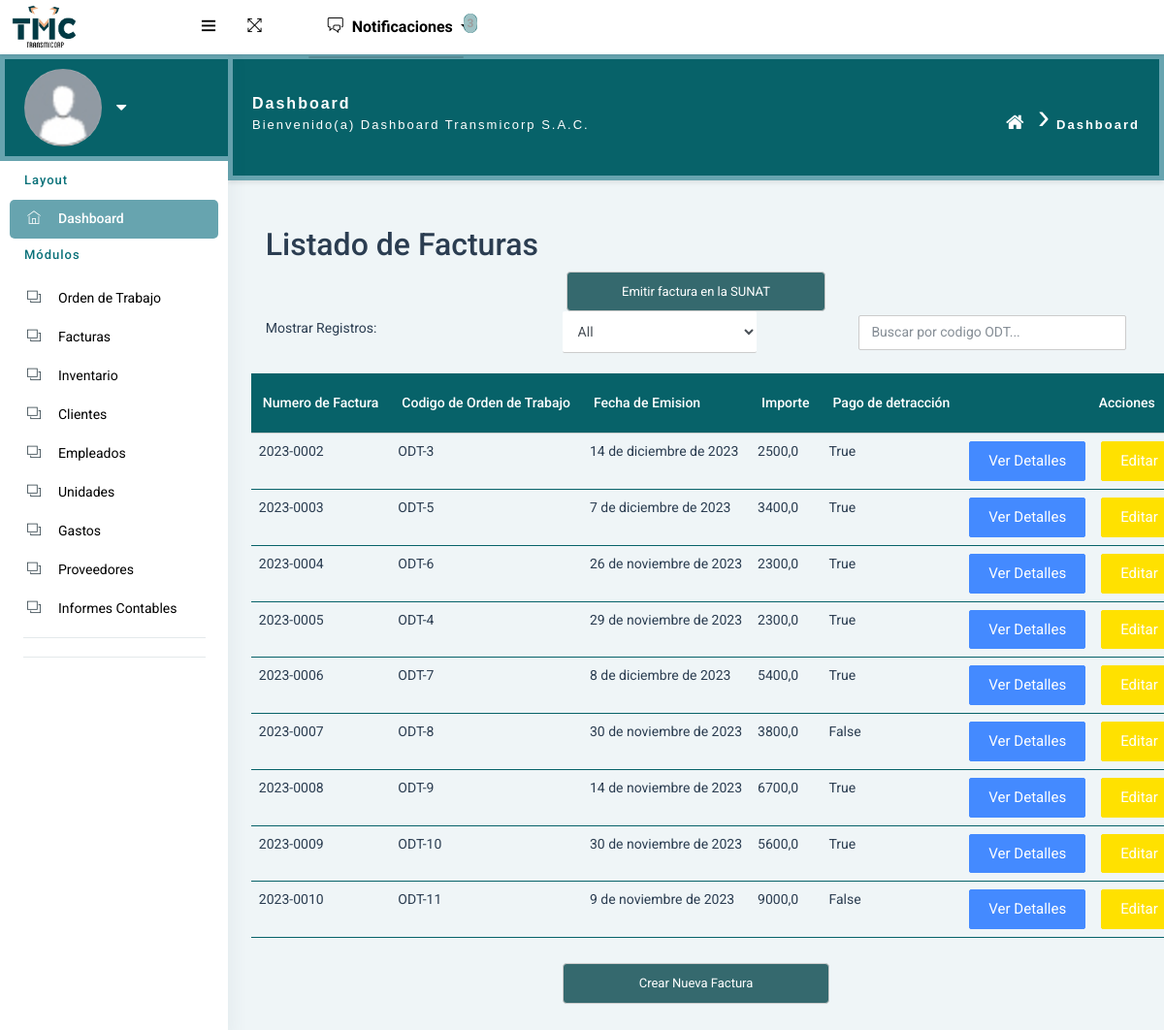
The page /facturas/lista/ on the database as committed earlier.
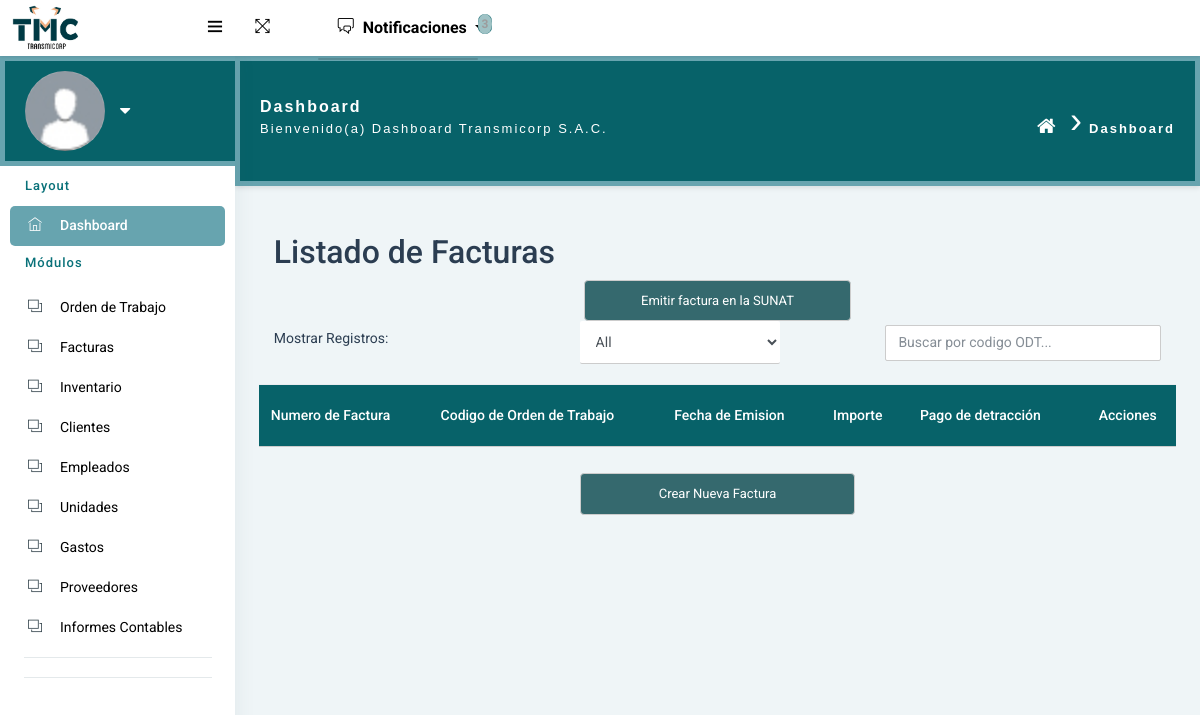
The same page on the database as committed later.
### facturas/models.py (models this page shows, shortened)
class factura(models.Model):
    Orden_de_trabajo = models.OneToOneField(Orden_trabajo, on_delete=models.CASCADE)
    Fecha_Emision = models.DateField(verbose_name="Fecha de ingreso")
    Id_cliente = models.ForeignKey(
        clientes,
        on_delete=models.CASCADE,
        to_field="Ruc_Clientes",
        verbose_name="Nombre del cliente")
    Importe = models.FloatField()
    IGV = models.FloatField()
    Detraccion = models.FloatField()
    Pago_de_detraccion = models.BooleanField(verbose_name="Pago de detraccion")
    Documento_factura = models.FileField(verbose_name="Documento de factura", upload_to='archivos/')

### orden_de_trabajo/models.py (models this page shows)
class Orden_trabajo(models.Model):
    Cliente = models.ForeignKey(clientes, on_delete=models.CASCADE)
    Id_Conductor = models.ForeignKey(Empleados, on_delete=models.CASCADE)
    Id_Vehiculo = models.ForeignKey(unidades, on_delete=models.CASCADE)
    Origen = models.CharField(max_length=20)
    Destino = models.CharField(max_length=20)
    Detalles = models.CharField(max_length=20)
    Peso = models.DecimalField(max_digits=20, decimal_places=2)
    Fecha_Emision = models.DateField()
    Descripcion = models.CharField(max_length=300)
    Monto_Cotizacion = models.DecimalField(max_digits=20, decimal_places=2)
    Estado = models.BooleanField()
    Tipo_orden_de_trabajo = models.CharField(max_length=20, choices=OPCIONES_TIPO_ORDEN)
    def __str__(self):
        return f"ODT-{self.id}"

### facturas/views.py (the view)
# urls.py: path('lista/', views.lista_facturas, name='lista_facturas'),
def lista_facturas(request):
    facturas = factura.objects.all()
    return render(request, 'lista_facturas.html', {'factura': facturas})

### templates/lista_facturas.html (shortened to what this page needs)
{% extends "index.html" %}
{% load static %}
{% block content %}
<div class="container">
  <h2>Listado de Facturas</h2>
  <a class="btn-crear" href="https://api-seguridad.sunat.gob.pe/v1/clientessol/4f3b88b3-d9d6-402a-b85d-6a0bc857746a/oauth2/loginMenuSol?originalUrl=https://e-menu.sunat.gob.pe/cl-ti-itmenu/AutenticaMenuInternet.htm&state=rO0ABXNyABFqYXZhLnV0aWwuSGFzaE1hcAUH2sHDFmDRAwACRgAKbG9hZEZhY3RvckkACXRocmVzaG9sZHhwP0AAAAAAAAx3CAAAABAAAAADdAAEZXhlY3B0AAZwYXJhbXN0AEsqJiomL2NsLXRpLWl0bWVudS9NZW51SW50ZXJuZXQuaHRtJmI2NGQyNmE4YjVhZjA5MTkyM2IyM2I2NDA3YTFjMWRiNDFlNzMzYTZ0AANleGVweA==">Emitir factura en la SUNAT</a>
  <div class="row">
    <div class="col">
      <label for="show-entries">Mostrar Registros:</label>
    </div>
      <div class="col">
      <select id="show-entries" onchange="mostrarEntradas(this.value)" class="form-control">
        <option value="all">All</option>
      </select>
    </div>
    <div class="col">
      <input type="text" id="busqueda" placeholder="Buscar por codigo ODT..." onkeyup="buscar()" class="form-control">
    </div>
  </div>
</div>
 <table class="table" id="tabla-facturas">
   <thead>
     <tr>
       <th>Numero de Factura</th>
       <th>Codigo de Orden de Trabajo</th>
       <th>Fecha de Emision</th>
       <th>Importe</th>
       <th>Pago de detracción</th>
       <th colspan="3" style="text-align: center;">Acciones</th>
     </tr>
   </thead>
   <tbody>
     {% for factura in factura %}
       <tr>
       	 <td>2023-{{ factura.id|stringformat:"0004d" }}</td>
         <td>{{ factura.Orden_de_trabajo }}</td>
         <td>{{ factura.Fecha_Emision }}</td>
         <td>{{ factura.Importe }}</td>
         <td>{{ factura.Pago_de_detraccion }}</td>
         <td>
           <a class="btn btn-primary" href="{% url 'ver_factura' factura.pk %}">Ver detalles</a>
         </td>
         <td>
           <a class="btn btn-warning" href="{% url 'editar_factura' factura.pk %}">Editar</a>
         </td>
       </tr>
     {% endfor %}
   </tbody>
 </table>
<a class="btn-crear" href="{% url 'crear_factura' %}">Crear Nueva Factura</a>
<link rel="stylesheet" type="text/css" href="{% static 'css/green_lista.css' %}">
{% endblock %}

Rows that differ between the two databases and show on the page:
removed factura: id "0002", Orden_de_trabajo "ODT-3", Fecha_Emision "14 de diciembre de 2023", Importe "2500,0", Pago_de_detraccion "True"
removed factura: id "0003", Orden_de_trabajo "ODT-5", Fecha_Emision "7 de diciembre de 2023", Importe "3400,0", Pago_de_detraccion "True"
removed factura: id "0004", Orden_de_trabajo "ODT-6", Fecha_Emision "26 de noviembre de 2023", Importe "2300,0", Pago_de_detraccion "True"
removed factura: id "0005", Orden_de_trabajo "ODT-4", Fecha_Emision "29 de noviembre de 2023", Importe "2300,0", Pago_de_detraccion "True"
removed factura: id "0006", Orden_de_trabajo "ODT-7", Fecha_Emision "8 de diciembre de 2023", Importe "5400,0", Pago_de_detraccion "True"
removed factura: id "0007", Orden_de_trabajo "ODT-8", Fecha_Emision "30 de noviembre de 2023", Importe "3800,0", Pago_de_detraccion "False"
removed factura: id "0008", Orden_de_trabajo "ODT-9", Fecha_Emision "14 de noviembre de 2023", Importe "6700,0", Pago_de_detraccion "True"
removed factura: id "0009", Orden_de_trabajo "ODT-10", Fecha_Emision "30 de noviembre de 2023", Importe "5600,0", Pago_de_detraccion "True"
removed factura: id "0010", Orden_de_trabajo "ODT-11", Fecha_Emision "9 de noviembre de 2023", Importe "9000,0", Pago_de_detraccion "False"
